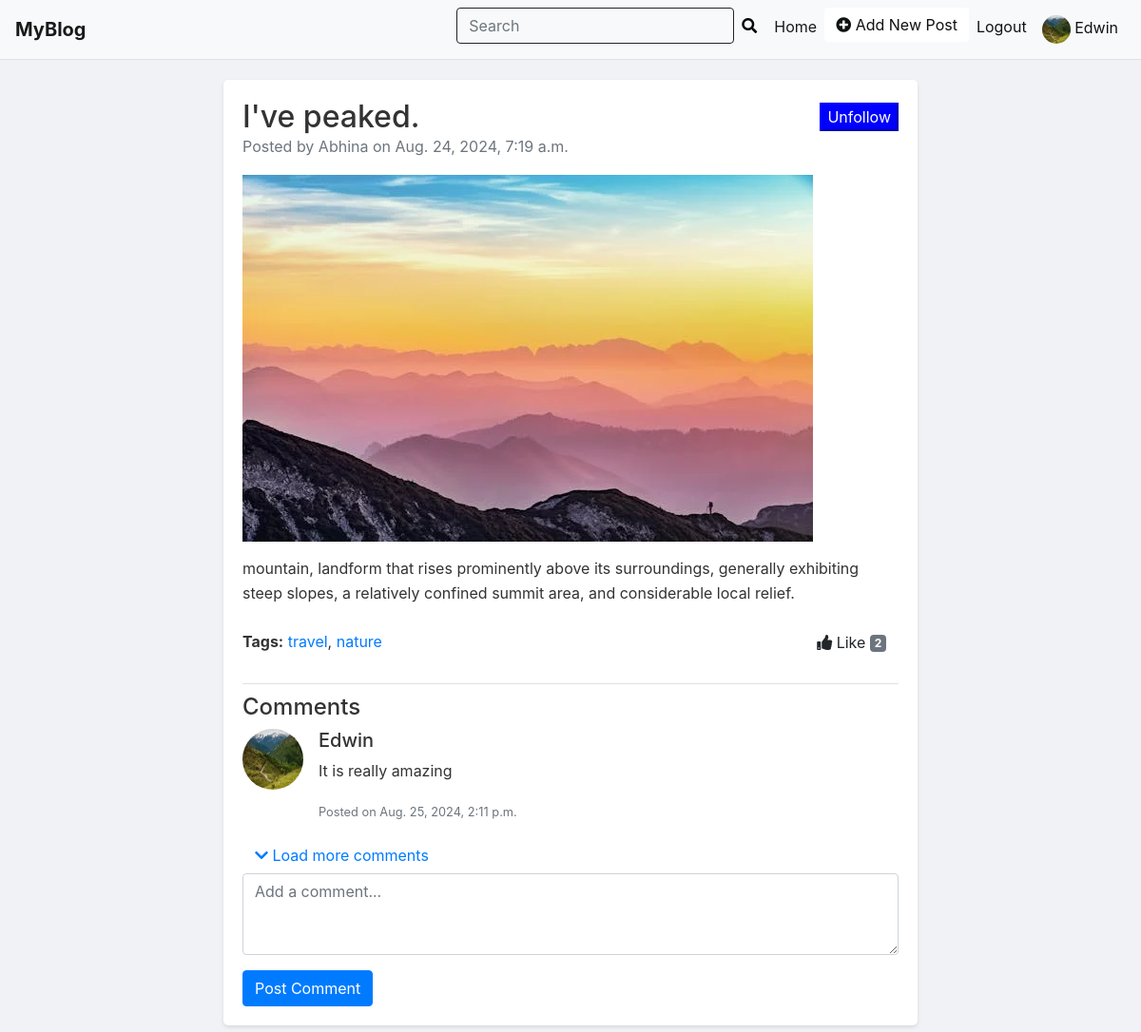
The app's page /post/8/ (signed in) with its own data.
### blog/models.py (models this page shows, shortened)
class User(AbstractUser):
    phone_number = models.CharField(max_length=10, null=True, blank=True)
    bio = models.TextField(null=True,blank=True)
    profile_pic = models.ImageField(upload_to="media/profile-pics/", null=True, blank=True,)
    followed_by = models.ManyToManyField('self', symmetrical=False, related_name='follows', blank=True)

class Post(models.Model):
    title = models.CharField(max_length=100)
    content = models.TextField()
    author = models.ForeignKey(User, on_delete=models.CASCADE)
    tag=models.CharField(max_length=50,blank=True, null=True)
    image = models.ImageField(upload_to='post_images/', blank=True, null=True)
    created_at = models.DateTimeField(auto_now_add=True)
    updated_at = models.DateTimeField(auto_now=True)
    is_available = models.BooleanField(default=True)

class Comment(models.Model):
    post = models.ForeignKey(Post, on_delete=models.CASCADE, related_name='comments')
    author = models.ForeignKey(User, on_delete=models.CASCADE)
    content = models.TextField()
    created_at = models.DateTimeField(auto_now_add=True)

### blog/views.py (the view)
# urls.py: path('post/<int:post_id>/', views.post_detail, name='post_detail'),
@never_cache
@login_required(login_url='login')
def post_detail(request, post_id):
    post = get_object_or_404(Post, id=post_id)
    comments = post.comments.all()
    tags = [tag.strip() for tag in post.tag.split(",")] if post.tag else []
    if request.method == 'POST':
        form = CommentForm(request.POST)
        if form.is_valid():
            comment = form.save(commit=False)
            comment.post = post
            comment.author = request.user
            comment.save()
            form = CommentForm()
    else:
        form = CommentForm()
    context = {
        'post': post,
        'comments': comments,
        'form': form,
        'tags': tags,
    }
    return render(request, 'post_detail.html', context)

### blog/forms.py
class CommentForm(forms.ModelForm):
    class Meta:
        model = Comment
        fields = ['content']

### templates/post_detail.html (shortened to what this page needs)
{% extends "layout/base.html" %}
{% block content %}
<div class="container mt-4">
    <div class="row justify-content-center">
        <div class="col-md-8">
            <div class="post">
                <div class="post-title-container">
                    <h2>{{ post.title }}</h2>
                    <div class="d-flex align-items-center">
                        {% if request.user.is_authenticated and request.user != post.author %}
                        <button class="follow-button {% if request.user in post.author.followed_by.all %}following{% endif %}"
                                data-user-id="{{ post.author.id }}">
                            {% if request.user in post.author.followed_by.all %}
                                Unfollow
                            {% else %}
                                Follow
                            {% endif %}
                        </button>
                    {% endif %}
                    </div>
                </div>
                <p class="text-muted">Posted by {{ post.author.username }} on {{ post.created_at }}</p>
                {% if post.image %}
                    <img src="{{ post.image.url }}" alt="{{ post.title }}" class="img-fluid mb-3">
                {% endif %}
                <p>{{ post.content }}</p>
                <div class="post-footer d-flex justify-content-between align-items-center">
                    <p><strong>Tags:</strong>
                        {% if tags %}
                            {% for tag in tags %}
                                <a href="#" class="text-primary">{{ tag }}</a>{% if not forloop.last %}, {% endif %}
                            {% endfor %}
                        {% else %}
                            No tags
                        {% endif %}
                    </p>
                    <form method="post" action="{% url 'like_post' post.id %}">
                        <button type="submit" class="btn like-button {% if request.user in post.likes.all %}liked{% endif %}">
                            <i class="fas fa-thumbs-up"></i>
                            {% if request.user in post.likes.all %}
                                Unlike
                            {% else %}
                                Like
                            {% endif %}
                            <span class="badge badge-secondary">{{ post.likes.count }}</span>
                        </button>
                    </form>
                </div>
                <div class="comments-section mt-4">
                    <h4>Comments</h4>
                    {% if comments %}
                        <div class="media mb-3 comment-item">
                            {% if comments.0.author.profile_pic %}
                                <img class="mr-3" src="{{ comments.0.author.profile_pic.url }}" alt="{{ comments.0.author.username }}" style="width: 64px; height: 64px; border-radius: 50%;">
                            {% else %}
                                <i class="fas fa-user-circle fa-3x mr-3"></i>
                            {% endif %}
                            <div class="media-body">
                                <h5 class="mt-0">{{ comments.0.author.username }}</h5>
                                <p>{{ comments.0.content }}</p>
                                <small class="text-muted">Posted on {{ comments.0.created_at }}</small>
                            </div>
                        </div>
                        <button class="btn btn-link" onclick="toggleComments()">
                            <i class="fas fa-chevron-down"></i> Load more comments
                        </button>
                    {% else %}
                        <p>No comments yet. Be the first to comment!</p>
                    {% endif %}
                    {% if user.is_authenticated %}
                        <form method="post">
                            <div class="form-group">
                                <textarea class="form-control" rows="3" name="content" placeholder="Add a comment..."></textarea>
                            </div>
                            <button type="submit" class="btn btn-primary">Post Comment</button>
                        </form>
                    {% else %}
                        <p>You must be logged in to post a comment.</p>
                    {% endif %}
                </div>
            </div>
        </div>
    </div>
</div>
{% endblock %}

### templates/layout/header.html
{% load static %}
<nav class="navbar navbar-expand-lg navbar-light bg-light">
    <a class="navbar-brand" href="{% url 'index' %}" class="nav-icon-text">
       </i> <b>MyBlog</b>
    </a>
    <div class="collapse navbar-collapse">
        <ul class="navbar-nav ml-auto">
<li class="nav-item">
    <form class="form-inline" action="{% url 'search_results' %}" method="GET">
        <input class="form-control mr-sm-2" type="search" placeholder="Search" aria-label="Search" name="q">
        <button type="submit">
            <i class="fas fa-search"></i>
        </button>
    </form>
</li>
            <li class="nav-item active">
                <a class="nav-link" href="{% url 'user' %}">Home</a>
            </li>
            <li class="nav-item">
                <a href="{% url 'addpost' %}" class="btn add-post-btn">
                    <i class="fas fa-plus-circle"></i> Add New Post
                </a>
            </li>
            <li class="nav-item">
                <a class="nav-link" href="{% url 'logout' %}">Logout</a>
            </li>
            <li class="nav-item">
                <a class="nav-link" href="{% url 'myprofile' %}">
                    {% if user.profile_pic %}
                        <img src="{{ user.profile_pic.url }}" alt="User Image" class="rounded-circle" width="30" height="30">
                    {% else %}
                        <span class="rounded-circle" style="display: inline-block; width: 30px; height: 30px; background-color: #ddd; text-align: center; line-height: 30px;">
                            <i class="fas fa-user" style="color: #777;"></i>
                        </span>
                    {% endif %}
                    <span>{{ user.username }}</span>
                </a>
            </li>
        </ul>
    </div>
</nav>

### templates/layout/base.html (style rules this page uses)
body { background-color: #f0f2f5; color: #333; padding-top: 60px; }
.navbar { margin-bottom: 20px; position: fixed; width: 100%; top: 0; z-index: 1030; background-color: #ffffff; border-bottom: 1px solid #dee2e6; }
.navbar-nav { margin-left: auto; }
.navbar-nav .nav-item .nav-link { color: #111213; font-weight: normal; transition: color 0.3s ease; }
.navbar-nav .nav-item .btn.add-post-btn { background-color: #ffffff; color: #0f1010; border: none; font-weight: normal; transition: color 0.3s ease; }
.post { background: white; padding: 20px; border-radius: 5px; box-shadow: 0 2px 4px rgba(0,0,0,0.1); margin-bottom: 20px; }
.post p { line-height: 1.6; }
.comments-section { margin-top: 20px; border-top: 1px solid #dee2e6; padding-top: 10px; }
.comments-section .media { margin-bottom: 10px; }
.comments-section .media img { border-radius: 50%; }
.btn-primary { background-color: #007bff; border-color: #007bff; }
.post-footer { margin-top: 20px; }
.post-footer p { margin-bottom: 0; }
.post-footer .btn { font-size: 1rem; margin-bottom: 0; }
.navbar .form-inline button { margin-left: -10px; background: none; border: none; color: #070707; padding: 5px 10px; }
.navbar .form-inline { display: flex; align-items: center; }
.navbar .form-inline .form-control { background-color: transparent; color: #0b0a0a; border: 1px solid #242323; padding-right: 30px; }

### templates/post_detail.html (style rules this page uses)
.like-button.liked, .follow-button.following { color: white; background-color: blue; border-color: blue; }
.post-title-container { display: flex; justify-content: space-between; align-items: center; }
.post-title-container h2 { margin: 0; }

### records on screen
User: profile_pic (picture), username "Edwin"
Post: title "I've peaked.", author.username "Abhina", created_at "Aug. 24, 2024, 7:19 a.m.", image (picture), content "mountain, landform that rises prominently above its surroundings, generally exhibiting steep slopes, a relatively confined summit area, and considerable local relief.", likes.count "2"
Comment: author.profile_pic (picture), author.username "Edwin", content "It is really amazing", created_at "Aug. 25, 2024, 2:11 p.m."

### other values on screen
{{ tag }} "travel" "nature"
